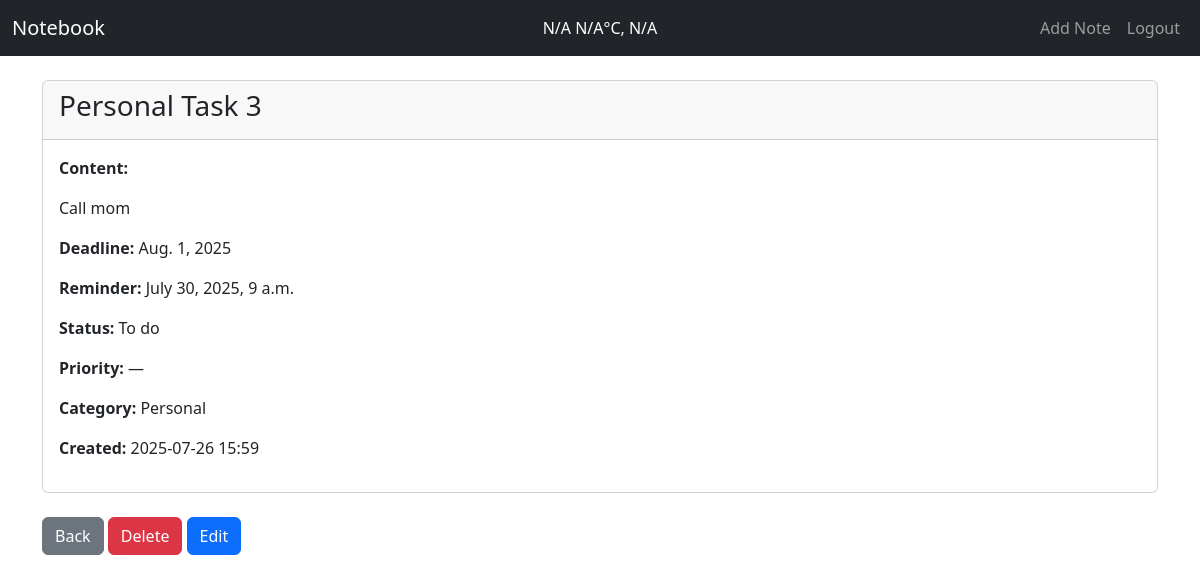
Page /record/16 (signed in) on the committed database.
### website/models.py (models this page shows, shortened)
class Record(models.Model):
    STATUS_COLOR_CHOICES = [
        ('white', 'No status'),
        ('yellow', 'To do'),
        ('red', 'Urgent'),
        ('green', 'Completed'),
        ('blue', 'In progress'),
    ]
    user = models.ForeignKey(User, on_delete=models.CASCADE, null=True, blank=True)
    title = models.CharField(max_length=200, default="New note")
    content = models.TextField(default="No content")
    category = models.ForeignKey(Category, on_delete=models.SET_NULL, null=True, blank=True)
    created_at = models.DateTimeField(auto_now_add=True)
    deadline = models.DateField(null=True, blank=True)
    status_color = models.CharField(max_length=20, choices=STATUS_COLOR_CHOICES, default='white')
    is_priority = models.BooleanField(default=False)
    reminder = models.DateTimeField(null=True, blank=True)
    is_completed = models.BooleanField(default=False)

class Category(models.Model):
    name = models.CharField(max_length=50)

### website/views.py (the view)
# urls.py: path('record/<int:pk>', views.customer_record, name='record'),
def customer_record(request, pk):
    if request.user.is_authenticated:
        customer_record = Record.objects.get(id=pk, user=request.user)
        return render(request, 'record.html', {'customer_record': customer_record})
    else:
        messages.error(request, "You must be logged in to view this page.")
        return redirect('home')

### project/context_processors.py (called while the page is built)
def weather_context(request):
    api_key = os.getenv('WEATHER_API_KEY', 'demo_key')
    city = 'Warsaw'
    weather = {
        'temperature': 'N/A',
        'description': 'N/A',
        'city': 'N/A'
    }
    try:
        url = f'http://api.openweathermap.org/data/2.5/weather?q={city}&units=metric&lang=pl&appid={api_key}'
        response = requests.get(url)
        if response.status_code == 200:
            data = response.json()
            weather = {
                'temperature': data['main']['temp'],
                'description': data['weather'][0]['description'],
                'city': data['name']
            }
    except requests.RequestException as e:
        print(f"Error fetching weather data: {e}")
    return {'weather': weather}

### website/templates/record.html
{% extends 'base.html' %}
{% block content %}
<div class="card">
  <div class="card-header">
    <h3>{{ customer_record.title }}</h3>
  </div>
  <div class="card-body">
    <p><strong>Content:</strong><br />{{ customer_record.content|linebreaks }}</p>
    {% if customer_record.deadline %}
      <p><strong>Deadline:</strong> {{ customer_record.deadline }}</p>
    {% endif %}
    {% if customer_record.reminder %}
      <p><strong>Reminder:</strong> {{ customer_record.reminder }}</p>
    {% endif %}
    <p><strong>Status:</strong> {{ customer_record.get_status_color_display }}</p>
    <p><strong>Priority:</strong> {% if customer_record.is_priority %}Tak{% else %}—{% endif %}</p>
    {% if customer_record.category %}
      <p><strong>Category:</strong> {{ customer_record.category.name }}</p>
    {% endif %}
    <p><strong>Created:</strong> {{ customer_record.created_at|date:"Y-m-d H:i" }}</p>
  </div>
</div>
<br />
<a href="{% url 'home' %}" class="btn btn-secondary">Back</a>
<a href="{% url 'delete_record' customer_record.id %}" class="btn btn-danger">Delete</a>
<a href="{% url 'update_record' customer_record.id %}" class="btn btn-primary">Edit</a>
{% endblock %}

### rows in the picture
Record: title "Personal Task 3", content "Call mom", deadline "Aug. 1, 2025", reminder "July 30, 2025, 9 a.m.", status_color "To do", category.name "Personal", created_at "2025-07-26 15:59"

### other values in the picture
{{ weather.city }} "N/A"
{{ weather.temperature }} "N/A"
{{ weather.description }} "N/A"
